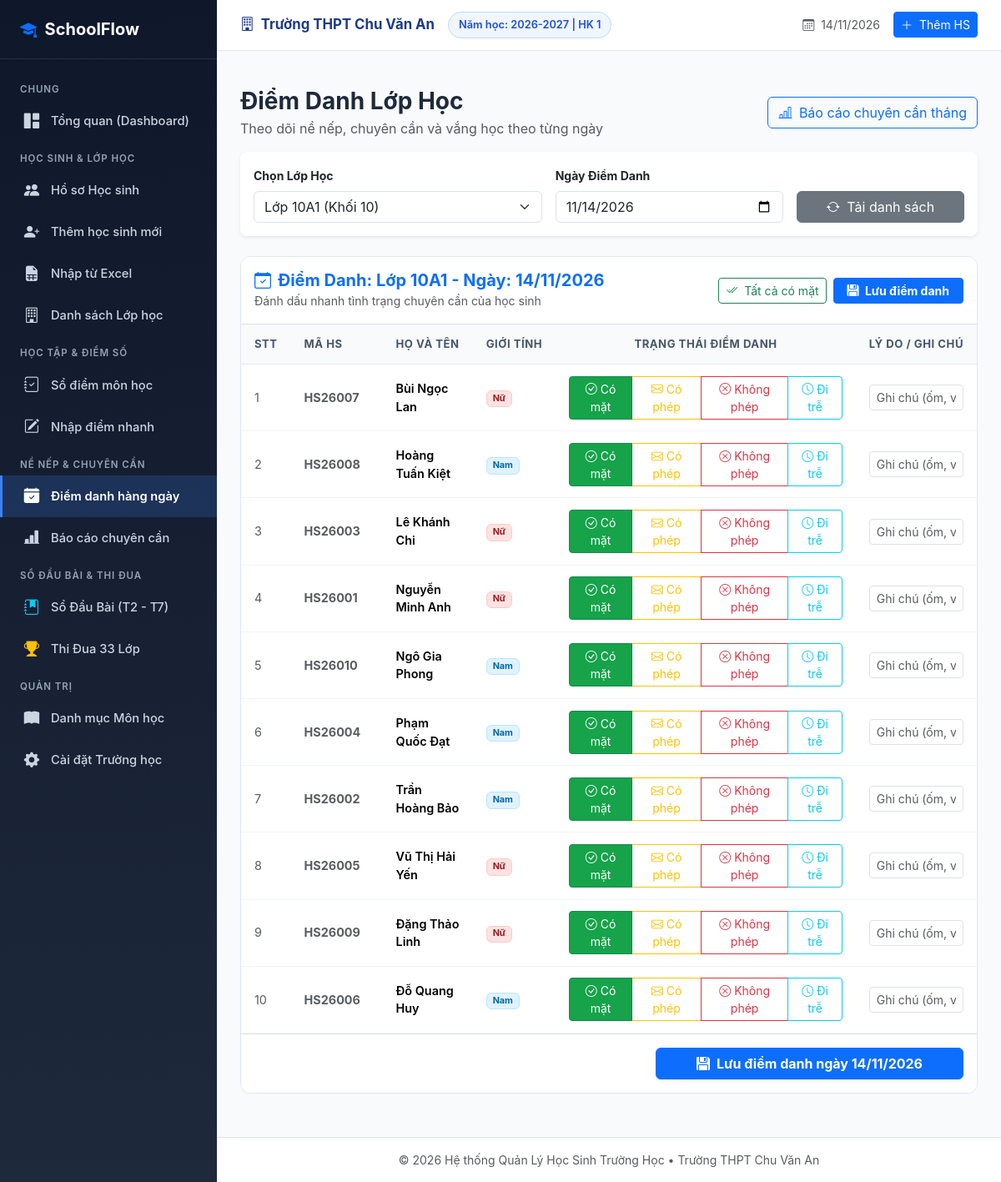
The app's page /attendance with its own data.
### tables this page shows
CREATE TABLE settings (
        key TEXT PRIMARY KEY,
        value TEXT
    );

CREATE TABLE academic_years (
        id INTEGER PRIMARY KEY AUTOINCREMENT,
        name TEXT NOT NULL UNIQUE,
        is_active INTEGER DEFAULT 0
    );

CREATE TABLE classes (
        id INTEGER PRIMARY KEY AUTOINCREMENT,
        name TEXT NOT NULL,
        grade_level INTEGER NOT NULL,
        academic_year_id INTEGER NOT NULL,
        teacher_name TEXT,
        room TEXT,
        FOREIGN KEY (academic_year_id) REFERENCES academic_years(id) ON DELETE CASCADE,
        UNIQUE(name, academic_year_id)
    );

CREATE TABLE students (
        id INTEGER PRIMARY KEY AUTOINCREMENT,
        student_code TEXT NOT NULL UNIQUE,
        full_name TEXT NOT NULL,
        date_of_birth TEXT,
        gender TEXT CHECK(gender IN ('Nam', 'Nữ')),
        address TEXT,
        phone TEXT,
        parent_name TEXT,
        parent_phone TEXT,
        email TEXT,
        status TEXT DEFAULT 'Đang học',
        class_id INTEGER,
        created_at TIMESTAMP DEFAULT CURRENT_TIMESTAMP,
        FOREIGN KEY (class_id) REFERENCES classes(id) ON DELETE SET NULL
    );

### app.py (the view)
@app.route('/attendance')
def attendance_index():
    date_str = request.args.get('date', date.today().isoformat())
    class_id = request.args.get('class_id')
    conn = get_db()
    cursor = conn.cursor()
    cursor.execute("SELECT id, name, grade_level FROM classes ORDER BY grade_level ASC, LENGTH(name) ASC, name ASC")
    classes = cursor.fetchall()
    if not class_id and classes:
        class_id = str(classes[0]['id'])
    current_class = None
    attendance_records = []
    if class_id:
        cursor.execute("SELECT * FROM classes WHERE id = ?", (class_id,))
        current_class = cursor.fetchone()
        cursor.execute('''
        SELECT s.id as student_id, s.student_code, s.full_name, s.gender,
               a.status, a.note
        FROM students s
        LEFT JOIN attendance a ON a.student_id = s.id AND a.date = ?
        WHERE s.class_id = ? AND s.status = 'Đang học'
        ORDER BY s.full_name ASC
        ''', (date_str, class_id))
        attendance_records = cursor.fetchall()
    conn.close()
    return render_template('attendance/index.html',
                           classes=classes,
                           current_class=current_class,
                           selected_class_id=int(class_id) if class_id else None,
                           selected_date=date_str,
                           records=attendance_records)

### templates/attendance/index.html (shortened to what this page needs)
{% extends 'base.html' %}
{% block content %}
<div class="d-flex justify-content-between align-items-center mb-3">
    <div>
        <h3 class="fw-bold mb-1">Điểm Danh Lớp Học</h3>
        <p class="text-muted mb-0">Theo dõi nề nếp, chuyên cần và vắng học theo từng ngày</p>
    </div>
    <div class="d-flex gap-2">
        <a href="{{ url_for('attendance_report', class_id=selected_class_id) }}" class="btn btn-outline-primary">
            <i class="bi bi-bar-chart-line me-1"></i> Báo cáo chuyên cần tháng
        </a>
    </div>
</div>
<div class="card border-0 shadow-sm rounded-3 p-3 mb-4 bg-white">
    <form method="GET" action="{{ url_for('attendance_index') }}" class="row g-3 align-items-end">
        <div class="col-md-5">
            <label class="form-label small fw-bold">Chọn Lớp Học</label>
            <select name="class_id" class="form-select" onchange="this.form.submit()">
                {% for c in classes %}
                <option value="{{ c.id }}" {% if selected_class_id == c.id %}selected{% endif %}>
                    Lớp {{ c.name }} (Khối {{ c.grade_level }})
                </option>
                {% endfor %}
            </select>
        </div>
        <div class="col-md-4">
            <label class="form-label small fw-bold">Ngày Điểm Danh</label>
            <input type="date" name="date" class="form-control" value="{{ selected_date }}" onchange="this.form.submit()">
        </div>
        <div class="col-md-3">
            <button type="submit" class="btn btn-secondary w-100">
                <i class="bi bi-arrow-repeat me-1"></i> Tải danh sách
            </button>
        </div>
    </form>
</div>
<form method="POST" action="{{ url_for('attendance_save') }}">
    <div class="card-table mb-4">
        <div class="p-3 d-flex justify-content-between align-items-center border-bottom bg-white">
            <div>
                <h5 class="fw-bold mb-0 text-primary">
                    <i class="bi bi-calendar-check me-2"></i>Điểm Danh: Lớp {{ current_class.name if current_class else '' }} - Ngày: {{ selected_date | format_date }}
                </h5>
                <small class="text-muted">Đánh dấu nhanh tình trạng chuyên cần của học sinh</small>
            </div>
            <div class="d-flex gap-2">
                <button type="button" id="btnMarkAllPresent" class="btn btn-outline-success btn-sm">
                    <i class="bi bi-check2-all me-1"></i> Tất cả có mặt
                </button>
                <button type="submit" class="btn btn-primary btn-sm px-3 fw-bold">
                    <i class="bi bi-floppy-fill me-1"></i> Lưu điểm danh
                </button>
            </div>
        </div>
        <div class="table-responsive">
            <table class="table align-middle">
                <thead>
                    <tr>
                        <th style="width: 50px;">STT</th>
                        <th style="width: 110px;">Mã HS</th>
                        <th>Họ và Tên</th>
                        <th>Giới tính</th>
                        <th class="text-center" style="width: 360px;">Trạng thái điểm danh</th>
                        <th>Lý do / Ghi chú</th>
                    </tr>
                </thead>
                <tbody>
                    {% for r in records %}
                    {% set stt = r.status if r.status else 'P' %}
                    <tr>
                        <td class="text-muted">{{ loop.index }}</td>
                        <td class="fw-bold text-muted">{{ r.student_code }}</td>
                        <td class="fw-semibold">
                            {{ r.full_name }}
                        </td>
                        <td>
                            {% if r.gender == 'Nam' %}
                                <span class="badge badge-soft-info">Nam</span>
                            {% else %}
                                <span class="badge badge-soft-danger">Nữ</span>
                            {% endif %}
                        </td>
                        <td class="text-center">
                            <div class="btn-group btn-group-sm w-100 att-radio-group" role="group">
                                <label class="btn btn-outline-success" for="p_{{ r.student_id }}" title="Có mặt">
                                    <i class="bi bi-check-circle me-1"></i>Có mặt
                                </label>
                                <label class="btn btn-outline-warning" for="cp_{{ r.student_id }}" title="Nghỉ có phép">
                                    <i class="bi bi-envelope me-1"></i>Có phép
                                </label>
                                <label class="btn btn-outline-danger" for="kp_{{ r.student_id }}" title="Nghỉ không phép">
                                    <i class="bi bi-x-circle me-1"></i>Không phép
                                </label>
                                <label class="btn btn-outline-info" for="t_{{ r.student_id }}" title="Đi trễ">
                                    <i class="bi bi-clock me-1"></i>Đi trễ
                                </label>
                            </div>
                        </td>
                        <td>
                            <input type="text" name="note_{{ r.student_id }}" class="form-control form-control-sm" placeholder="Ghi chú (ốm, việc bận...)" value="{{ r.note or '' }}">
                        </td>
                    </tr>
                    {% else %}
                    <tr>
                        <td colspan="6" class="text-center py-5 text-muted">
                            Chưa có học sinh nào trong lớp này.
                        </td>
                    </tr>
                    {% endfor %}
                </tbody>
            </table>
        </div>
        <div class="p-3 d-flex justify-content-end bg-white border-top">
            <button type="submit" class="btn btn-primary px-5 fw-bold shadow-sm">
                <i class="bi bi-floppy-fill me-1"></i> Lưu điểm danh ngày {{ selected_date | format_date }}
            </button>
        </div>
    </div>
</form>
{% endblock %}

### templates/base.html (shortened to what this page needs)
<!DOCTYPE html>
<html lang="vi">
<head>
    <link href="https://cdn.jsdelivr.net/npm/bootstrap@5.3.3/dist/css/bootstrap.min.css" rel="stylesheet">
    <link rel="stylesheet" href="https://cdn.jsdelivr.net/npm/bootstrap-icons@1.11.3/font/bootstrap-icons.min.css">
    <link rel="stylesheet" href="{{ url_for('static', filename='css/style.css') }}">
</head>
<body>
<div class="app-wrapper">
    <aside class="app-sidebar">
        <div class="sidebar-header">
            <a href="{{ url_for('dashboard') }}" class="sidebar-brand">
                <i class="bi bi-mortarboard-fill text-primary"></i>
                <span>SchoolFlow</span>
            </a>
        </div>
        <ul class="sidebar-menu">
            <li class="menu-category">Chung</li>
            <li class="menu-item {% if request.endpoint == 'dashboard' %}active{% endif %}">
                <a href="{{ url_for('dashboard') }}">
                    <i class="bi bi-grid-1x2-fill"></i>
                    <span>Tổng quan (Dashboard)</span>
                </a>
            </li>
            <li class="menu-category">Học Sinh & Lớp Học</li>
            <li class="menu-item {% if request.endpoint in ['student_list', 'student_detail', 'student_edit'] %}active{% endif %}">
                <a href="{{ url_for('student_list') }}">
                    <i class="bi bi-people-fill"></i>
                    <span>Hồ sơ Học sinh</span>
                </a>
            </li>
            <li class="menu-item {% if request.endpoint == 'student_create' %}active{% endif %}">
                <a href="{{ url_for('student_create') }}">
                    <i class="bi bi-person-plus-fill"></i>
                    <span>Thêm học sinh mới</span>
                </a>
            </li>
            <li class="menu-item {% if request.endpoint == 'student_import' %}active{% endif %}">
                <a href="{{ url_for('student_import') }}">
                    <i class="bi bi-file-earmark-spreadsheet-fill"></i>
                    <span>Nhập từ Excel</span>
                </a>
            </li>
            <li class="menu-item {% if request.endpoint in ['classroom_list', 'classroom_detail'] %}active{% endif %}">
                <a href="{{ url_for('classroom_list') }}">
                    <i class="bi bi-building"></i>
                    <span>Danh sách Lớp học</span>
                </a>
            </li>
            <li class="menu-category">Học Tập & Điểm Số</li>
            <li class="menu-item {% if request.endpoint == 'grade_list' %}active{% endif %}">
                <a href="{{ url_for('grade_list') }}">
                    <i class="bi bi-journal-check"></i>
                    <span>Sổ điểm môn học</span>
                </a>
            </li>
            <li class="menu-item {% if request.endpoint == 'grade_input' %}active{% endif %}">
                <a href="{{ url_for('grade_input') }}">
                    <i class="bi bi-pencil-square"></i>
                    <span>Nhập điểm nhanh</span>
                </a>
            </li>
            <li class="menu-category">Nề Nếp & Chuyên Cần</li>
            <li class="menu-item {% if request.endpoint == 'attendance_index' %}active{% endif %}">
                <a href="{{ url_for('attendance_index') }}">
                    <i class="bi bi-calendar-check-fill"></i>
                    <span>Điểm danh hàng ngày</span>
                </a>
            </li>
            <li class="menu-item {% if request.endpoint == 'attendance_report' %}active{% endif %}">
                <a href="{{ url_for('attendance_report') }}">
                    <i class="bi bi-bar-chart-line-fill"></i>
                    <span>Báo cáo chuyên cần</span>
                </a>
            </li>
            <li class="menu-category">Sổ Đầu Bài & Thi Đua</li>
            <li class="menu-item {% if request.endpoint in ['class_diary_index', 'class_diary_input'] %}active{% endif %}">
                <a href="{{ url_for('class_diary_index') }}">
                    <i class="bi bi-journal-bookmark-fill text-info"></i>
                    <span>Sổ Đầu Bài (T2 - T7)</span>
                </a>
            </li>
            <li class="menu-item {% if request.endpoint == 'class_diary_ranking' %}active{% endif %}">
                <a href="{{ url_for('class_diary_ranking') }}">
                    <i class="bi bi-trophy-fill text-warning"></i>
                    <span>Thi Đua 33 Lớp</span>
                </a>
            </li>
            <li class="menu-category">Quản Trị</li>
            <li class="menu-item {% if request.endpoint == 'subject_list' %}active{% endif %}">
                <a href="{{ url_for('subject_list') }}">
                    <i class="bi bi-book-fill"></i>
                    <span>Danh mục Môn học</span>
                </a>
            </li>
            <li class="menu-item {% if request.endpoint == 'settings_page' %}active{% endif %}">
                <a href="{{ url_for('settings_page') }}">
                    <i class="bi bi-gear-fill"></i>
                    <span>Cài đặt Trường học</span>
                </a>
            </li>
        </ul>
    </aside>
    <div class="app-main">
        <header class="app-topbar">
            <div class="school-meta">
                <span class="school-name">
                    <i class="bi bi-building me-1"></i> {{ settings.get('school_name', 'Trường THPT') }}
                </span>
                <span class="badge-academic-year">
                    Năm học: {{ current_year.name if current_year else settings.get('current_academic_year', '2026-2027') }} | HK {{ settings.get('current_semester', '1') }}
                </span>
            </div>
            <div class="d-flex align-items-center gap-3">
                <span class="text-muted small">
                    <i class="bi bi-calendar3 me-1"></i> {{ today_date | format_date }}
                </span>
                <a href="{{ url_for('student_create') }}" class="btn btn-sm btn-primary">
                    <i class="bi bi-plus-lg me-1"></i> Thêm HS
                </a>
            </div>
        </header>
        <div class="container-fluid px-4 pt-3 no-print">
        </div>
        <main class="app-content">
            {% block content %}{% endblock %}
        </main>
        <footer class="text-center py-3 text-muted small border-top bg-white no-print">
            <span>&copy; 2026 Hệ thống Quản Lý Học Sinh Trường Học &bull; {{ settings.get('school_name', '') }}</span>
        </footer>
    </div>
</div>
</body>
</html>

### records on screen
settings: get "Trường THPT Chu Văn An"
academic_years: name "2026-2027"
classes: name "10A1"
students: student_code "HS26007", full_name "Bùi Ngọc Lan", gender "Nữ"
students: student_code "HS26008", full_name "Hoàng Tuấn Kiệt", gender "Nam"
students: student_code "HS26003", full_name "Lê Khánh Chi", gender "Nữ"
students: student_code "HS26001", full_name "Nguyễn Minh Anh", gender "Nữ"
students: student_code "HS26010", full_name "Ngô Gia Phong", gender "Nam"
students: student_code "HS26004", full_name "Phạm Quốc Đạt", gender "Nam"
students: student_code "HS26002", full_name "Trần Hoàng Bảo", gender "Nam"
students: student_code "HS26005", full_name "Vũ Thị Hải Yến", gender "Nữ"
students: student_code "HS26009", full_name "Đặng Thảo Linh", gender "Nữ"
students: student_code "HS26006", full_name "Đỗ Quang Huy", gender "Nam"

### other values on screen
{{ settings.get('current_semester', '1') }} "1"
{{ selected_date | format_date }} "14/11/2026"
